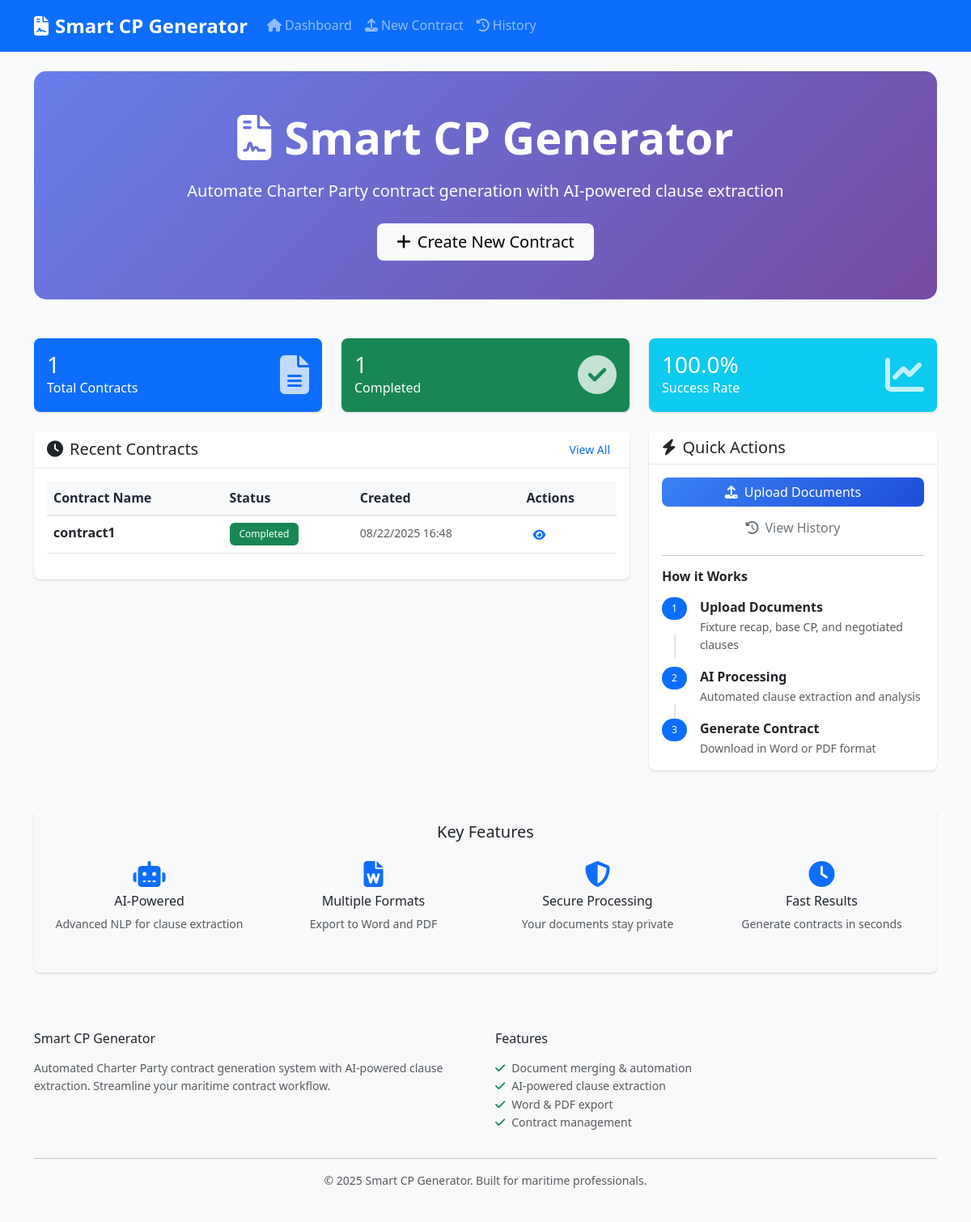
Before: / with the older database file.
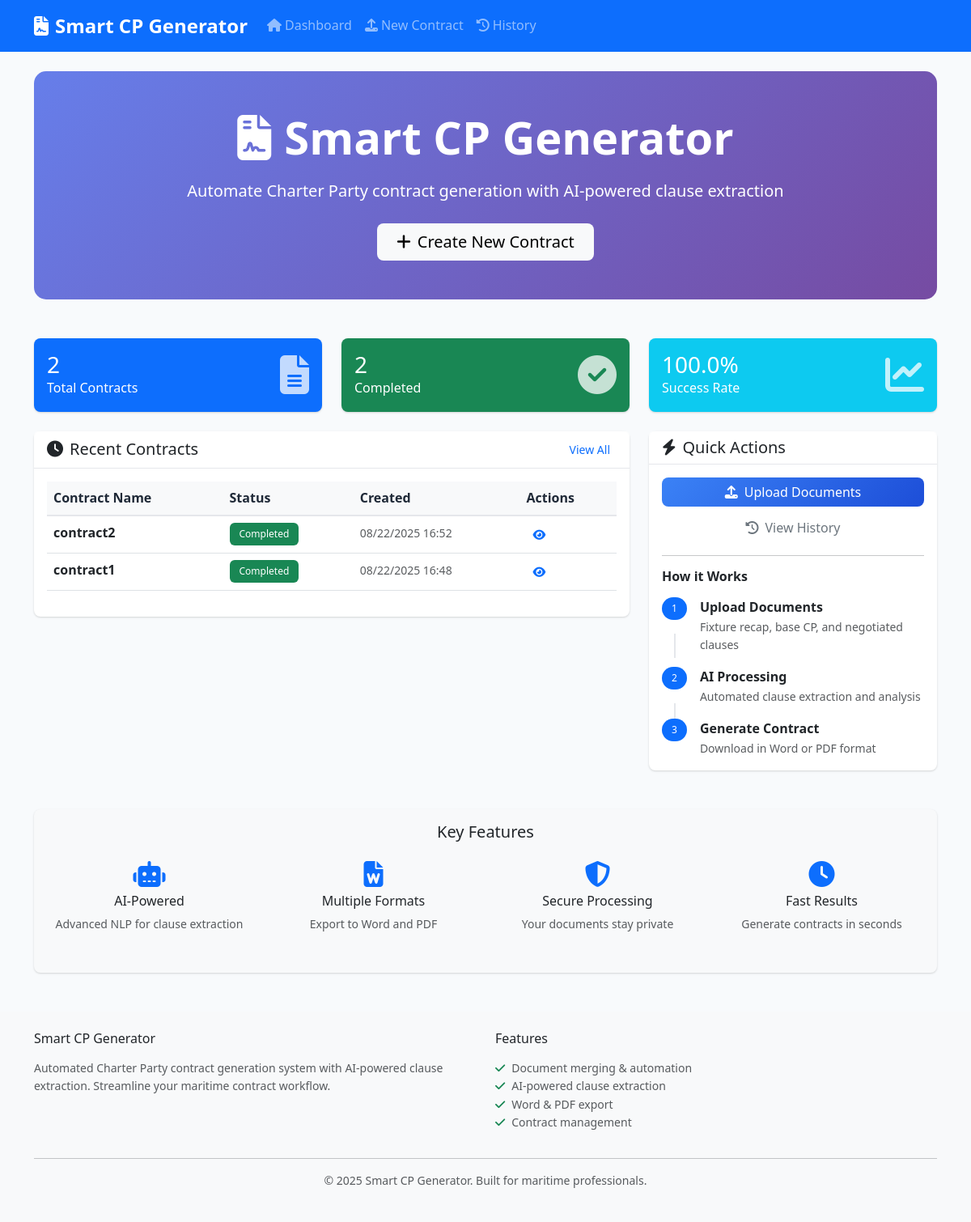
After: the same page with the newer database file.
### models.py (models this page shows, shortened)
class Contract(db.Model):
    id = db.Column(db.Integer, primary_key=True)
    contract_name = db.Column(db.String(255), nullable=False)
    fixture_recap_content = db.Column(Text)
    base_cp_content = db.Column(Text)
    negotiated_clauses_content = db.Column(Text)
    final_contract_content = db.Column(Text)
    extracted_clauses = db.Column(Text)  # JSON string of extracted clauses
    created_at = db.Column(db.DateTime, default=datetime.utcnow)
    updated_at = db.Column(db.DateTime, default=datetime.utcnow, onupdate=datetime.utcnow)
    status = db.Column(db.String(50), default='draft')  # draft, processing, completed, error
    docx_path = db.Column(db.String(255))
    pdf_path = db.Column(db.String(255))

### routes.py (the view)
@app.route('/')
def index():
    recent_contracts = Contract.query.order_by(Contract.updated_at.desc()).limit(5).all()
    total_contracts = Contract.query.count()
    completed_contracts = Contract.query.filter_by(status='completed').count()
    stats = {
        'total': total_contracts,
        'completed': completed_contracts,
        'success_rate': round((completed_contracts / total_contracts * 100) if total_contracts > 0 else 0, 1)
    }
    return render_template('index.html', recent_contracts=recent_contracts, stats=stats)

### templates/index.html (shortened to what the changed rows need)
{% extends "base.html" %}
{% block content %}
<div class="row">
    <div class="col-12">
        <div class="hero-section text-center py-5 mb-5" style="background: linear-gradient(135deg, #667eea 0%, #764ba2 100%); border-radius: 15px; color: white;">
            <div class="container">
                <h1 class="display-4 fw-bold mb-3">
                    <i class="fas fa-file-contract me-3"></i>Smart CP Generator
                </h1>
            </div>
        </div>
    </div>
</div>
<div class="row">
    <div class="col-md-4 mb-4">
        <div class="card bg-primary text-white h-100">
            <div class="card-body d-flex align-items-center">
                <div class="flex-grow-1">
                    <h3 class="card-title mb-0">{{ stats.total }}</h3>
                    <p class="card-text">Total Contracts</p>
                </div>
            </div>
        </div>
    </div>
    <div class="col-md-4 mb-4">
        <div class="card bg-success text-white h-100">
            <div class="card-body d-flex align-items-center">
                <div class="flex-grow-1">
                    <h3 class="card-title mb-0">{{ stats.completed }}</h3>
                    <p class="card-text">Completed</p>
                </div>
            </div>
        </div>
    </div>
</div>
<div class="row">
    <div class="col-md-8 mb-4">
        <div class="card">
            <div class="card-body">
                {% if recent_contracts %}
                    <div class="table-responsive">
                        <table class="table table-hover">
                            <thead class="table-light">
                                <tr>
                                    <th>Contract Name</th>
                                    <th>Status</th>
                                    <th>Created</th>
                                    <th>Actions</th>
                                </tr>
                            </thead>
                            <tbody>
                                {% for contract in recent_contracts %}
                                <tr>
                                    <td>
                                        <strong>{{ contract.contract_name }}</strong>
                                    </td>
                                    <td>
                                        <span class="badge bg-{{ 'success' if contract.status == 'completed' else 'warning' if contract.status == 'processing' else 'danger' }}">
                                            {{ contract.status.title() }}
                                        </span>
                                    </td>
                                    <td>
                                        <small class="text-muted">
                                            {{ contract.created_at.strftime('%m/%d/%Y %H:%M') if contract.created_at else 'N/A' }}
                                        </small>
                                    </td>
                                    <td>
                                        {% if contract.status == 'completed' %}
                                            <a href="{{ url_for('preview_contract', contract_id=contract.id) }}"
                                               class="btn btn-sm btn-outline-primary">
                                                <i class="fas fa-eye"></i>
                                            </a>
                                        {% endif %}
                                    </td>
                                </tr>
                                {% endfor %}
                            </tbody>
                        </table>
                    </div>
                {% endif %}
            </div>
        </div>
    </div>
</div>
{% endblock %}

Changed rows visible on the page:
added Contract: contract_name "contract2", status "Completed", created_at "08/22/2025 16:52"
Other visible differences:
{{ stats.total }}: "1" → "2"
{{ stats.completed }}: "1" → "2"
